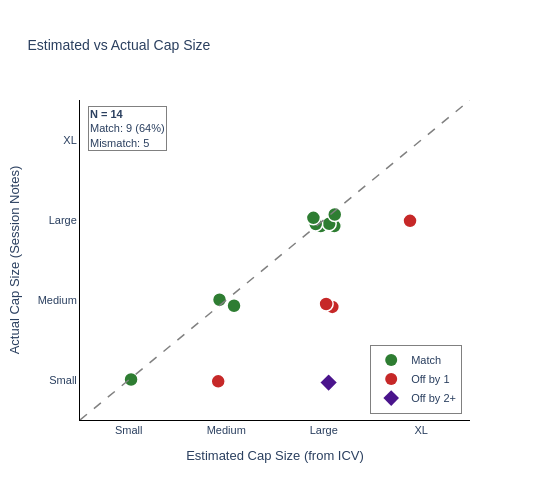

Source (notebook cell):
### Code cell
# =============================================================================
# Estimated vs Actual Cap Size — Match/Mismatch Analysis
# =============================================================================

import pandas as pd
import numpy as np
import plotly.graph_objects as go
from scipy import stats

# -----------------------------------------------------------------------------
# Subject Filter
# -----------------------------------------------------------------------------
valid_subjects = set(int(s) for s in SUBJECT_INFO.keys())

# Load REDCap data
redcap_df = pd.read_csv(REDCAP_TACS_PATH)

# Extract relevant columns
cap_df = redcap_df[['Record ID', 'Intracranial Volume', 'Cap size', 'Cap size.1']].copy()
cap_df.columns = ['subject_id', 'icv', 'cap_estimated', 'cap_actual']

# Filter to numeric subject IDs and valid ICV
cap_df = cap_df[cap_df['subject_id'].astype(str).str.match(r'^\d+$')]
cap_df['subject_id'] = cap_df['subject_id'].astype(int)
cap_df = cap_df[cap_df['icv'].notna()].copy()

# Filter to study participants only
cap_df = cap_df[cap_df['subject_id'].isin(valid_subjects)].copy()
print(f"Subjects in study cohort with ICV data: {len(cap_df)}")

# Map to numeric for comparison
cap_map = {'Small': 1, 'Medium': 2, 'Large': 3, 'Extra Large': 4}
cap_df['est_numeric'] = cap_df['cap_estimated'].map(cap_map)
cap_df['act_numeric'] = cap_df['cap_actual'].map(cap_map)

# Filter to subjects with BOTH estimated and actual
cap_both = cap_df[(cap_df['est_numeric'].notna()) & (cap_df['act_numeric'].notna())].copy()

# Calculate mismatch
cap_both['diff'] = cap_both['est_numeric'] - cap_both['act_numeric']
cap_both['abs_diff'] = cap_both['diff'].abs()
cap_both['match'] = cap_both['abs_diff'] == 0

# -----------------------------------------------------------------------------
# Summary Table
# -----------------------------------------------------------------------------
print('='*70)
print('Estimated vs Actual Cap Size Comparison')
print('='*70)
print(f"\nSubjects with both estimated and actual: {len(cap_both)}")
print(f"  Matches (same size): {cap_both['match'].sum()}")
print(f"  Off by 1 size: {(cap_both['abs_diff'] == 1).sum()}")
print(f"  Off by 2 sizes: {(cap_both['abs_diff'] == 2).sum()}")

print(f"\n{'Subject':>8} {'ICV':>8} {'Estimated':>12} {'Actual':>12} {'Diff':>6}")
print('-'*50)
for _, row in cap_both.sort_values('subject_id').iterrows():
    diff_str = 'Match' if row['diff'] == 0 else f"{int(row['diff']):+d}"
    print(f"{int(row['subject_id']):>8} {row['icv']:>8.1f} {row['cap_estimated']:>12} "
          f"{row['cap_actual']:>12} {diff_str:>6}")

# Direction of mismatches
mismatches = cap_both[~cap_both['match']]
if len(mismatches) > 0:
    print(f"\nMismatch direction:")
    print(f"  Actual smaller than estimated: {(mismatches['diff'] > 0).sum()}")
    print(f"  Actual larger than estimated: {(mismatches['diff'] < 0).sum()}")

# -----------------------------------------------------------------------------
# Scatter Plot: Estimated vs Actual
# -----------------------------------------------------------------------------
fig = go.Figure()

# Add jitter for visibility
np.random.seed(42)
jitter_est = cap_both['est_numeric'] + np.random.uniform(-0.12, 0.12, len(cap_both))
jitter_act = cap_both['act_numeric'] + np.random.uniform(-0.12, 0.12, len(cap_both))

# Color by match status
colors = []
symbols = []
for _, row in cap_both.iterrows():
    if row['abs_diff'] == 0:
        colors.append('#2E7D32')  # Green - match
        symbols.append('circle')
    elif row['abs_diff'] == 1:
        colors.append('#C62828')  # Red - off by 1
        symbols.append('circle')
    else:
        colors.append('#4A148C')  # Purple - off by 2+
        symbols.append('diamond')

# Scatter points
fig.add_trace(go.Scatter(
    x=jitter_est,
    y=jitter_act,
    mode='markers',
    marker=dict(size=14, color=colors, symbol=symbols,
                line=dict(width=1.5, color='white')),
    hovertemplate=(
        '<b>%{customdata[0]}</b><br>'
        'ICV: %{customdata[1]:.0f} mm³<br>'
        'Estimated: %{customdata[2]}<br>'
        'Actual: %{customdata[3]}<br>'
        'Diff: %{customdata[4]}<extra></extra>'
    ),
    customdata=np.column_stack([
        cap_both['subject_id'].values,
        cap_both['icv'].values,
        cap_both['cap_estimated'].values,
        cap_both['cap_actual'].values,
        ['Match' if d == 0 else f'{int(d):+d} size' for d in cap_both['diff'].values]
    ]),
    showlegend=False,
))

# Diagonal reference line (perfect agreement)
fig.add_trace(go.Scatter(
    x=[0.5, 4.5], y=[0.5, 4.5],
    mode='lines',
    line=dict(color='gray', width=1.5, dash='dash'),
    showlegend=False,
    hoverinfo='skip',
))

# Legend markers
fig.add_trace(go.Scatter(
    x=[None], y=[None], mode='markers', name='Match',
    marker=dict(size=12, color='#2E7D32', symbol='circle'),
))
fig.add_trace(go.Scatter(
    x=[None], y=[None], mode='markers', name='Off by 1',
    marker=dict(size=12, color='#C62828', symbol='circle'),
))
fig.add_trace(go.Scatter(
    x=[None], y=[None], mode='markers', name='Off by 2+',
    marker=dict(size=12, color='#4A148C', symbol='diamond'),
))

# Summary annotation
n_match = cap_both['match'].sum()
n_total = len(cap_both)
pct_match = 100 * n_match / n_total
fig.add_annotation(
    x=0.02, y=0.98, xref='paper', yref='paper',
    text=f"<b>N = {n_total}</b><br>Match: {n_match} ({pct_match:.0f}%)<br>Mismatch: {n_total - n_match}",
    showarrow=False,
    font=dict(size=11),
    align='left',
    bgcolor='rgba(255,255,255,0.9)',
    bordercolor='gray', borderwidth=1,
    xanchor='left', yanchor='top',
)

fig.update_layout(
    height=500, width=550,
    template='plotly_white',
    font=dict(family='Arial', size=11),
    title=dict(text='Estimated vs Actual Cap Size', font=dict(size=14)),
    xaxis=dict(
        title='Estimated Cap Size (from ICV)',
        tickvals=[1, 2, 3, 4],
        ticktext=['Small', 'Medium', 'Large', 'XL'],
        range=[0.5, 4.5],
        showgrid=False, linecolor='black', linewidth=1,
    ),
    yaxis=dict(
        title='Actual Cap Size (Session Notes)',
        tickvals=[1, 2, 3, 4],
        ticktext=['Small', 'Medium', 'Large', 'XL'],
        range=[0.5, 4.5],
        showgrid=False, linecolor='black', linewidth=1,
    ),
    legend=dict(x=0.98, y=0.02, xanchor='right', yanchor='bottom',
                bgcolor='rgba(255,255,255,0.9)', bordercolor='gray', borderwidth=1),
)

fig.show(config=dict(toImageButtonOptions=dict(filename='cap_size_estimated_vs_actual')))

# -----------------------------------------------------------------------------
# Full Subject Table (including NaNs for reference)
# -----------------------------------------------------------------------------
print(f"\n" + "="*70)
print("Full Subject Table (Study Cohort)")
print("="*70)
print(f"\n{'Subject':>8} {'ICV':>8} {'Estimated':>14} {'Actual':>12} {'Status':>12}")
print('-'*60)

for _, row in cap_df.sort_values('subject_id').iterrows():
    est = row['cap_estimated'] if pd.notna(row['cap_estimated']) else '—'
    act = row['cap_actual'] if pd.notna(row['cap_actual']) else '—'
    
    if pd.isna(row['est_numeric']) or pd.isna(row['act_numeric']):
        status = 'Incomplete'
    elif row['est_numeric'] == row['act_numeric']:
        status = '✓ Match'
    else:
        diff = int(row['est_numeric'] - row['act_numeric'])
        status = f'✗ {diff:+d} size'
    
    print(f"{int(row['subject_id']):>8} {row['icv']:>8.1f} {est:>14} {act:>12} {status:>12}")

### Figure 1 — Plotly figure (JSON) as saved in the notebook; plotly's stock layout.template omitted (floating-point values rounded to 4 significant figures)
{"data": [{"customdata": [[10369, 1534.0, "Large", "Large", "Match"], [10559, 1444.0, "Large", "Large", "Match"], [10606, 1490.0, "Large", "Large", "Match"], [10608, 1197.0, "Small", "Small", "Match"], [10649, 1395.0, "Medium", "Small", "+1 size"], [10656, 1532.0, "Large", "Large", "Match"], [10866, 1548.0, "Large", "Large", "Match"], [10886, 1521.0, "Large", "Medium", "+1 size"], [10998, 1531.0, "Large", "Medium", "+1 size"], [11286, 1484.0, "Large", "Small", "+2 size"], [11329, 1752.0, "Extra Large", "Large", "+1 size"], [11563, 1526.0, "Large", "Large", "Match"], [11628, 1366.0, "Medium", "Medium", "Match"], [11773, 1435.0, "Medium", "Medium", "Match"]], "hovertemplate": "<b>%{customdata[0]}</b><br>ICV: %{customdata[1]:.0f} mm³<br>Estimated: %{customdata[2]}<br>Actual: %{customdata[3]}<br>Diff: %{customdata[4]}<extra></extra>", "marker": {"color": ["#2E7D32", "#2E7D32", "#2E7D32", "#2E7D32", "#C62828", "#2E7D32", "#2E7D32", "#C62828", "#C62828", "#4A148C", "#C62828", "#2E7D32", "#2E7D32", "#2E7D32"], "line": {"color": "white", "width": 1.5}, "size": 14, "symbol": ["circle", "circle", "circle", "circle", "circle", "circle", "circle", "circle", "circle", "diamond", "circle", "circle", "circle", "circle"]}, "mode": "markers", "showlegend": false, "type": "scatter", "x": [2.97, 3.108, 3.056, 1.024, 1.917, 2.917, 2.894, 3.088, 3.024, 3.05, 3.885, 3.113, 2.08, 1.931], "y": [2.924, 2.924, 2.953, 1.006, 0.9837, 2.95, 3.027, 1.913, 1.95, 0.9679, 2.989, 3.068, 1.928, 2.003]}, {"hoverinfo": "skip", "line": {"color": "gray", "dash": "dash", "width": 1.5}, "mode": "lines", "showlegend": false, "type": "scatter", "x": [0.5, 4.5], "y": [0.5, 4.5]}, {"marker": {"color": "#2E7D32", "size": 12, "symbol": "circle"}, "mode": "markers", "name": "Match", "type": "scatter", "x": [null], "y": [null]}, {"marker": {"color": "#C62828", "size": 12, "symbol": "circle"}, "mode": "markers", "name": "Off by 1", "type": "scatter", "x": [null], "y": [null]}, {"marker": {"color": "#4A148C", "size": 12, "symbol": "diamond"}, "mode": "markers", "name": "Off by 2+", "type": "scatter", "x": [null], "y": [null]}], "layout": {"annotations": [{"align": "left", "bgcolor": "rgba(255,255,255,0.9)", "bordercolor": "gray", "borderwidth": 1, "font": {"size": 11}, "showarrow": false, "text": "<b>N = 14</b><br>Match: 9 (64%)<br>Mismatch: 5", "x": 0.02, "xanchor": "left", "xref": "paper", "y": 0.98, "yanchor": "top", "yref": "paper"}], "font": {"family": "Arial", "size": 11}, "height": 500, "legend": {"bgcolor": "rgba(255,255,255,0.9)", "bordercolor": "gray", "borderwidth": 1, "x": 0.98, "xanchor": "right", "y": 0.02, "yanchor": "bottom"}, "title": {"font": {"size": 14}, "text": "Estimated vs Actual Cap Size"}, "width": 550, "xaxis": {"linecolor": "black", "linewidth": 1, "range": [0.5, 4.5], "showgrid": false, "ticktext": ["Small", "Medium", "Large", "XL"], "tickvals": [1, 2, 3, 4], "title": {"text": "Estimated Cap Size (from ICV)"}, "type": "linear"}, "yaxis": {"linecolor": "black", "linewidth": 1, "range": [0.5, 4.5], "showgrid": false, "ticktext": ["Small", "Medium", "Large", "XL"], "tickvals": [1, 2, 3, 4], "title": {"text": "Actual Cap Size (Session Notes)"}, "type": "linear"}}}
